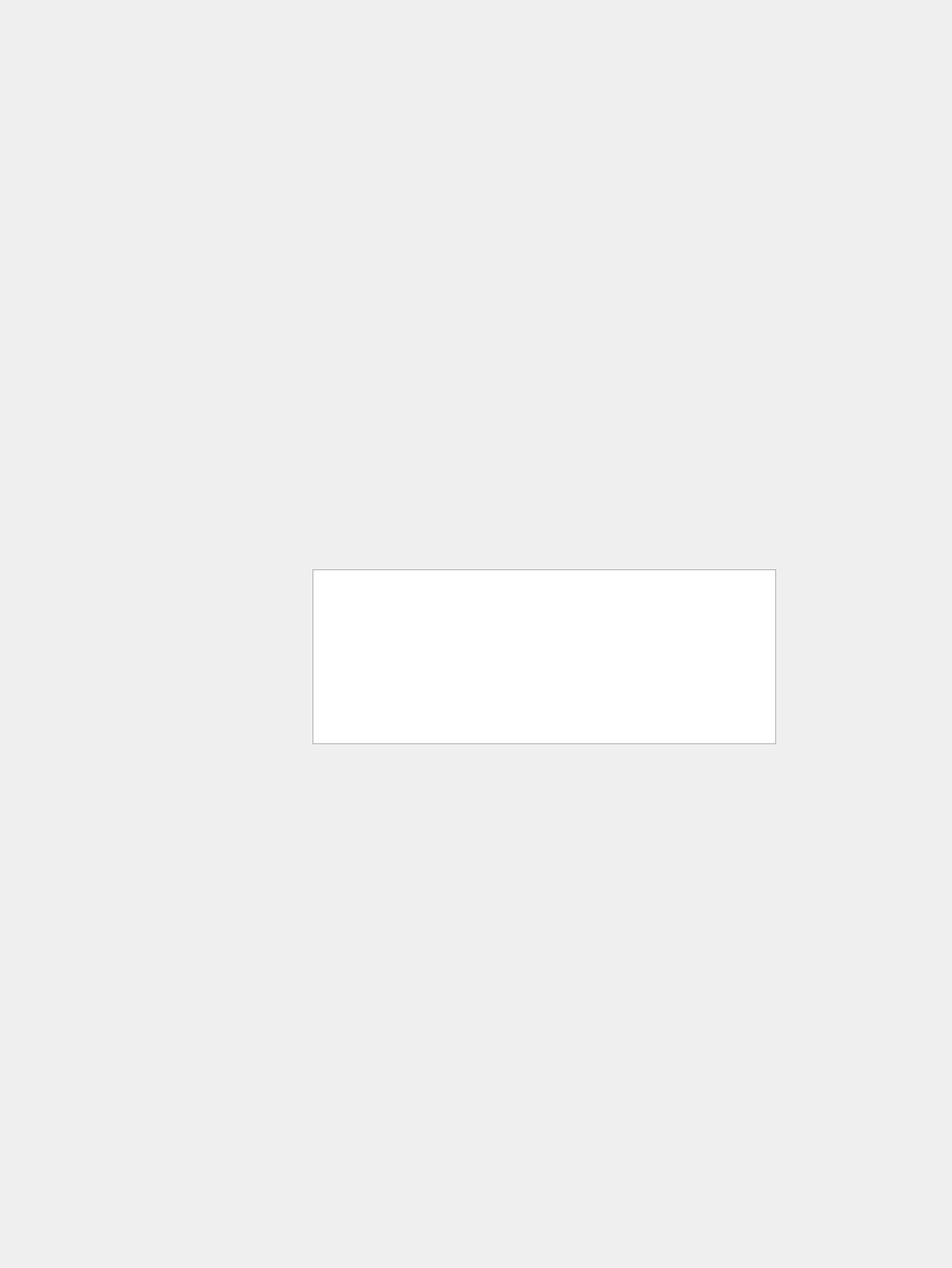
<?xml version="1.0" encoding="UTF-8"?>
<ui version="4.0">
 <class>payment</class>
 <widget class="QWidget" name="payment">
  <property name="geometry">
   <rect>
    <x>0</x>
    <y>0</y>
    <width>1045</width>
    <height>1392</height>
   </rect>
  </property>
  <property name="minimumSize">
   <size>
    <width>1045</width>
    <height>1392</height>
   </size>
  </property>
  <property name="windowTitle">
   <string>Form</string>
  </property>
  <layout class="QVBoxLayout" name="verticalLayout">
   <property name="leftMargin">
    <number>0</number>
   </property>
   <property name="topMargin">
    <number>0</number>
   </property>
   <property name="rightMargin">
    <number>0</number>
   </property>
   <property name="bottomMargin">
    <number>0</number>
   </property>
   <item>
    <widget class="QWidget" name="widget" native="true">
     <property name="minimumSize">
      <size>
       <width>1045</width>
       <height>1392</height>
      </size>
     </property>
     <property name="styleSheet">
      <string notr="true">background-image: url(:/image/payment_page_2/back.png);</string>
     </property>
     <layout class="QVBoxLayout" name="verticalLayout_2">
      <property name="spacing">
       <number>0</number>
      </property>
      <property name="leftMargin">
       <number>0</number>
      </property>
      <property name="topMargin">
       <number>0</number>
      </property>
      <property name="rightMargin">
       <number>0</number>
      </property>
      <property name="bottomMargin">
       <number>0</number>
      </property>
      <item>
       <spacer name="verticalSpacer">
        <property name="orientation">
         <enum>Qt::Vertical</enum>
        </property>
        <property name="sizeType">
         <enum>QSizePolicy::Fixed</enum>
        </property>
        <property name="sizeHint" stdset="0">
         <size>
          <width>20</width>
          <height>115</height>
         </size>
        </property>
       </spacer>
      </item>
      <item>
       <layout class="QHBoxLayout" name="horizontalLayout_1">
        <item>
         <spacer name="horizontalSpacer_5">
          <property name="orientation">
           <enum>Qt::Horizontal</enum>
          </property>
          <property name="sizeType">
           <enum>QSizePolicy::Fixed</enum>
          </property>
          <property name="sizeHint" stdset="0">
           <size>
            <width>30</width>
            <height>20</height>
           </size>
          </property>
         </spacer>
        </item>
        <item>
         <widget class="QPushButton" name="pushButton_back">
          <property name="minimumSize">
           <size>
            <width>85</width>
            <height>80</height>
           </size>
          </property>
          <property name="styleSheet">
           <string notr="true">background-image: url(:/image/button/go_back_btn.png);</string>
          </property>
          <property name="text">
           <string/>
          </property>
          <property name="flat">
           <bool>true</bool>
          </property>
         </widget>
        </item>
        <item>
         <spacer name="horizontalSpacer_4">
          <property name="orientation">
           <enum>Qt::Horizontal</enum>
          </property>
          <property name="sizeHint" stdset="0">
           <size>
            <width>0</width>
            <height>0</height>
           </size>
          </property>
         </spacer>
        </item>
        <item>
         <widget class="QPushButton" name="pushButton_home">
          <property name="minimumSize">
           <size>
            <width>85</width>
            <height>80</height>
           </size>
          </property>
          <property name="styleSheet">
           <string notr="true">background-image: url(:/image/button/go_home_btn.png);</string>
          </property>
          <property name="text">
           <string/>
          </property>
          <property name="flat">
           <bool>true</bool>
          </property>
         </widget>
        </item>
        <item>
         <spacer name="horizontalSpacer_6">
          <property name="orientation">
           <enum>Qt::Horizontal</enum>
          </property>
          <property name="sizeType">
           <enum>QSizePolicy::Fixed</enum>
          </property>
          <property name="sizeHint" stdset="0">
           <size>
            <width>30</width>
            <height>20</height>
           </size>
          </property>
         </spacer>
        </item>
       </layout>
      </item>
      <item>
       <spacer name="verticalSpacer_7">
        <property name="orientation">
         <enum>Qt::Vertical</enum>
        </property>
        <property name="sizeHint" stdset="0">
         <size>
          <width>20</width>
          <height>242</height>
         </size>
        </property>
       </spacer>
      </item>
      <item>
       <layout class="QHBoxLayout" name="horizontalLayout">
        <item>
         <widget class="QWidget" name="widget_2" native="true">
          <property name="minimumSize">
           <size>
            <width>0</width>
            <height>550</height>
           </size>
          </property>
          <property name="maximumSize">
           <size>
            <width>859</width>
            <height>16777215</height>
           </size>
          </property>
          <property name="styleSheet">
           <string notr="true">background-image: url(:/image/payment_page_2/money_back.png);</string>
          </property>
          <layout class="QVBoxLayout" name="verticalLayout_3">
           <property name="leftMargin">
            <number>250</number>
           </property>
           <property name="rightMargin">
            <number>100</number>
           </property>
           <item>
            <spacer name="verticalSpacer_2">
             <property name="orientation">
              <enum>Qt::Vertical</enum>
             </property>
             <property name="sizeHint" stdset="0">
              <size>
               <width>20</width>
               <height>40</height>
              </size>
             </property>
            </spacer>
           </item>
           <item>
            <widget class="QTextEdit" name="textEdit">
             <property name="acceptDrops">
              <bool>true</bool>
             </property>
             <property name="styleSheet">
              <string notr="true">background-image: url(:/transparent.png);</string>
             </property>
            </widget>
           </item>
           <item>
            <spacer name="verticalSpacer_3">
             <property name="orientation">
              <enum>Qt::Vertical</enum>
             </property>
             <property name="sizeHint" stdset="0">
              <size>
               <width>20</width>
               <height>40</height>
              </size>
             </property>
            </spacer>
           </item>
          </layout>
         </widget>
        </item>
       </layout>
      </item>
      <item>
       <spacer name="verticalSpacer_6">
        <property name="orientation">
         <enum>Qt::Vertical</enum>
        </property>
        <property name="sizeHint" stdset="0">
         <size>
          <width>20</width>
          <height>241</height>
         </size>
        </property>
       </spacer>
      </item>
      <item>
       <layout class="QHBoxLayout" name="horizontalLayout_4">
        <item>
         <spacer name="horizontalSpacer_2">
          <property name="orientation">
           <enum>Qt::Horizontal</enum>
          </property>
          <property name="sizeHint" stdset="0">
           <size>
            <width>20</width>
            <height>40</height>
           </size>
          </property>
         </spacer>
        </item>
        <item>
         <widget class="QPushButton" name="pushButton_next">
          <property name="minimumSize">
           <size>
            <width>229</width>
            <height>101</height>
           </size>
          </property>
          <property name="styleSheet">
           <string notr="true">background-image: url(:/image/button/Forward Arrow.png);</string>
          </property>
          <property name="text">
           <string/>
          </property>
          <property name="flat">
           <bool>true</bool>
          </property>
         </widget>
        </item>
        <item>
         <spacer name="horizontalSpacer_3">
          <property name="orientation">
           <enum>Qt::Horizontal</enum>
          </property>
          <property name="sizeType">
           <enum>QSizePolicy::Fixed</enum>
          </property>
          <property name="sizeHint" stdset="0">
           <size>
            <width>30</width>
            <height>20</height>
           </size>
          </property>
         </spacer>
        </item>
       </layout>
      </item>
      <item>
       <spacer name="verticalSpacer_4">
        <property name="orientation">
         <enum>Qt::Vertical</enum>
        </property>
        <property name="sizeType">
         <enum>QSizePolicy::Fixed</enum>
        </property>
        <property name="sizeHint" stdset="0">
         <size>
          <width>20</width>
          <height>45</height>
         </size>
        </property>
       </spacer>
      </item>
     </layout>
    </widget>
   </item>
  </layout>
 </widget>
 <resources/>
 <connections/>
</ui>
